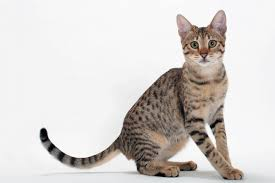
#> input picture images/cat.jpg, 275 x 183 px
$ jupyter execute 01.GettingStartedwithImagesOpenCV.ipynb
#> lines starting #> are read from the running program, lines starting #| are printed output that depends on the picture
[cell 1]
import numpy as np
import cv2, os.path

[cell 2]
path = os.path.relpath('../../images')

[cell 3]
# Load an color image in grayscale
# there are 3 options cv2.IMREAD_COLOR(1), cv2.IMREAD_GRAYSCALE(0), cv2.IMREAD_UNCHANGED(-1)
img = cv2.imread(os.path.join(path,'cat.jpg'),0)
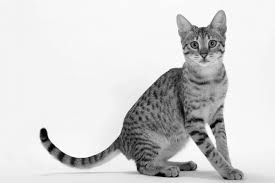
#> img: shape (183, 275); min 0, max 255, mean 211.4
print(img)
#> (printed output is left out)

[cell 4]
cv2.imshow('image',img)

#  add ""& 0xFF", since it is 64-bit OS
k = cv2.waitKey(0) & 0xFF
#> (key Esc is pressed here)
